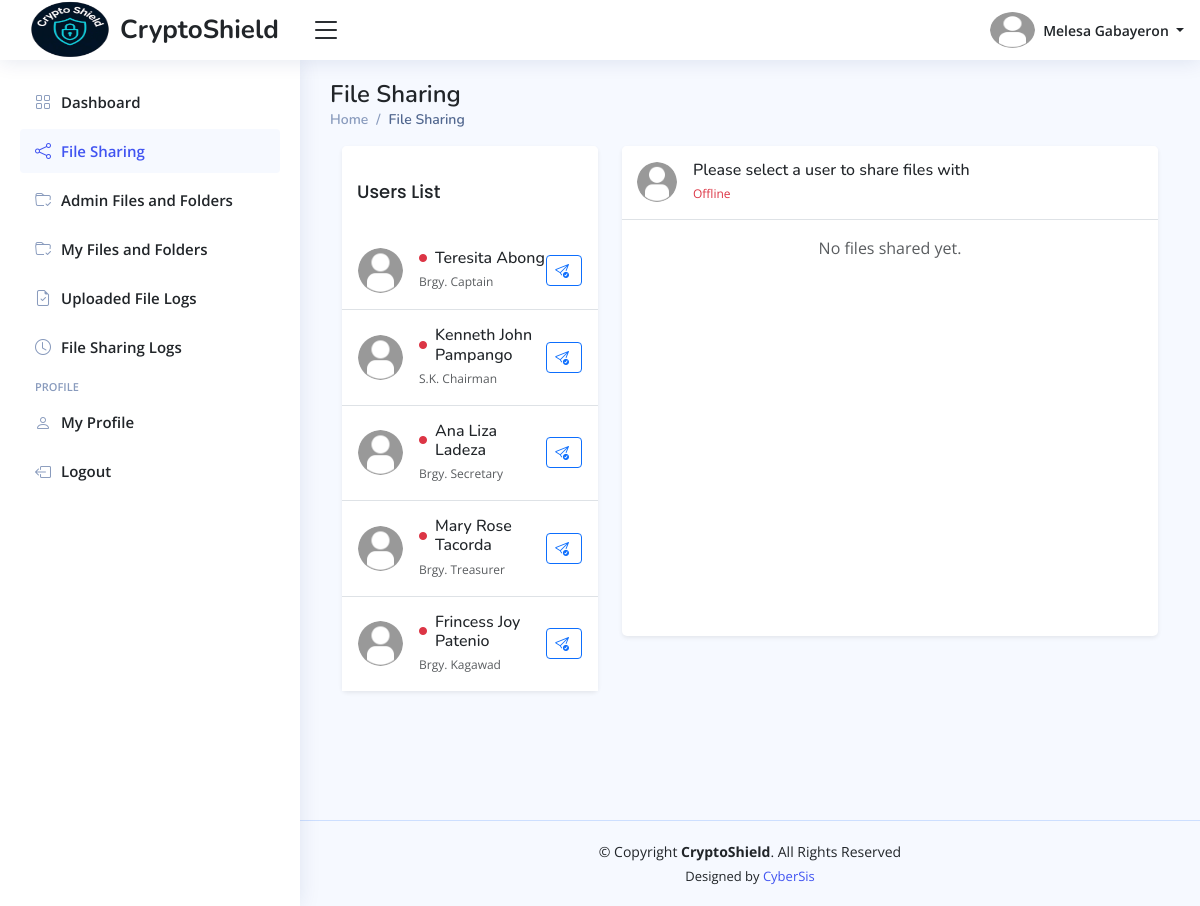
Screenshot of /officials/home.php?page=file-sharing (signed in) with the database file from the repository.
### tables this page shows
CREATE TABLE `officials_info_tbl` (
  `official_id` int(11) NOT NULL,
  `profile_picture` varchar(255) DEFAULT NULL,
  `date_of_birth` date DEFAULT NULL,
  `gender` enum('Male','Female','Others') DEFAULT 'Others',
  `phone_number` varchar(100) NOT NULL,
  `full_address` varchar(255) NOT NULL,
  `updated_at` timestamp NOT NULL DEFAULT current_timestamp() ON UPDATE current_timestamp()
);

CREATE TABLE `officials_accounts_tbl` (
  `official_id` int(11) NOT NULL,
  `first_name` varchar(100) NOT NULL,
  `middle_name` varchar(100) DEFAULT NULL,
  `last_name` varchar(100) NOT NULL,
  `email_address` varchar(150) NOT NULL,
  `official_password` varchar(255) NOT NULL,
  `position` enum('Brgy. Captain','Brgy. Secretary','Brgy. Treasurer','Brgy. Kagawad','S.K. Chairman','S.K. Kagawad') NOT NULL,
  `is_online` enum('Yes','No') DEFAULT 'No',
  `reset_password_token` varchar(255) DEFAULT NULL,
  `password_token_expiry` datetime DEFAULT NULL,
  `created_at` timestamp NOT NULL DEFAULT current_timestamp(),
  `updated_at` timestamp NOT NULL DEFAULT current_timestamp() ON UPDATE current_timestamp(),
  `last_login` timestamp NULL DEFAULT NULL
);

### officials/includes/page-titles.php (called while the page is built)
<?php
    $page_titles = [
        "dashboard" => "$position's Dashboard",
        "admin-files-and-folders" => "Admin Files and Folders", "admin-folder-contents" => "Admin Folder Details",
        "my-files-and-folders" => "My Files and Folders", "my-folder-contents" => "My Folder Details", "folder-contents" => "Folder Contents",
        "officials-accounts" => "Officials Accounts",
        "employee-management" => "Employee Management",
        "user-uploaded-files" => "User Uploaded Files",
        "file-sharing" => "File Sharing",
        "file-sharing-logs" => "File Sharing Logs",
        "user-profile" => "User Profile"
    ];
?>

### officials/pages/file-sharing.php (the view, shortened to what this page needs)
<?php
    if ($_SERVER["REQUEST_METHOD"] === "GET" && isset($_GET["official-id"])) {
    $receiver_official_id = base64_decode($_GET["official-id"], true);
    $receiver_official_id = $receiver_official_id !== false ? trim($receiver_official_id) : null;
        if($receiver_official_id) {
            $get_receiver_data = $conn->prepare("
                SELECT
                    CONCAT(oa.first_name, ' ', oa.last_name) AS receiver,
                    oa.is_online,
                    oi.profile_picture
                FROM officials_accounts_tbl oa
                LEFT JOIN officials_info_tbl oi
                    ON oa.official_id = oi.official_id
                WHERE oa.official_id = :receiver_id
                LIMIT 1
            ");
            $get_receiver_data->execute([":receiver_id" => $receiver_official_id]);
            if ($receiver_data = $get_receiver_data->fetch(PDO::FETCH_OBJ)) {
                $receiver = $receiver_data->receiver;
                $receiver_image = $image_path . (!empty($receiver_data->profile_picture)
                                    ? $receiver_data->profile_picture
                                    : "default-img.png");
                $receiver_status = $receiver_data->is_online;
                $fetch_conversation = $conn->prepare("
                    SELECT
                        fs.*,
                        ofl.file_name,
                        ofl.file_size,
                        ofl.stored_file_name,
                        ofl.processed_file_name
                    FROM file_sharing_tbl fs
                    LEFT JOIN officials_files_tbl ofl
                        ON fs.file_id = ofl.file_id
                    WHERE
                        (fs.sender = :sender AND fs.receiver = :receiver)
                        OR (fs.sender = :receiver2 AND fs.receiver = :sender2)
                    ORDER BY fs.shared_at ASC
                ");
                $fetch_conversation->execute([
                    ":sender"   => $official_id,
                    ":receiver" => $receiver_official_id,
                    ":sender2"   => $official_id,
                    ":receiver2" => $receiver_official_id
                ]);
                $messages = $fetch_conversation->fetchAll(PDO::FETCH_ASSOC);
            } else {
                $receiver = "Unknown User";
                $receiver_image = $image_path . "default-img.png";
                $messages = [];
                $receiver_status = "No";
            }
        }
        else {
            $receiver = "Invalid User ID";
            $receiver_image = $image_path . "default-img.png";
            $messages = [];
            $receiver_status = "No";
        }
    }
    else {
        $receiver = "Please select a user to share files with";
        $receiver_image = $image_path . "default-img.png";
        $messages = [];
        $receiver_status = "No";
    }
?>
<main class="main" id="main">
    <?php
    include_once "includes/pagetitle.php";
    ?>
    <section class="section" id="section">
        <div class="container">
            <div class="row">
                <div class="col-lg-4 col-md-5 mb-3">
                    <div class="card shadow-sm border-0">
                        <div class="card-header bg-white border-0">
                            <h5 class="card-title mb-0"> Users List </h5>
                        </div>
                        <div class="card-body p-0">
                            <ul class="list-group list-group-flush" style="max-height: 70vh; overflow-y: auto;">
                                <?php
                                    $get_users = $conn->prepare("SELECT
                                                                    oa.*,
                                                                    oi.profile_picture
                                                                FROM officials_accounts_tbl oa
                                                                LEFT JOIN officials_info_tbl oi
                                                                ON oa.official_id = oi.official_id
                                                                WHERE oa.official_id != :official_id
                                                                ORDER BY FIELD(oa.position, 'Brgy. Captain', 'S.K. Chairman', 'Brgy. Secretary', 'Brgy. Treasurer', 'Brgy. Kagawad', 'S.K. Kagawad')
                                                                ");
                                    $get_users->execute([":official_id" => $official_id]);
                                    while($users_data = $get_users->fetch()) {
                                        $user_profile_picture = $users_data["profile_picture"];
                                        if(empty($user_profile_picture) || !file_exists($image_path . $user_profile_picture)) {
                                            $user_profile_picture = "default-img.png";
                                        }
                                ?>
                                    <li class="list-group-item d-flex align-items-center user-item <?php echo ($users_data["official_id"] == $receiver_official_id) ? "bg-light border border-secondary" : ""; ?> py-3">
                                        <img src="<?php echo htmlspecialchars($image_path . $user_profile_picture); ?>" alt="Profile Picture" class="rounded-circle me-3" width="45" height="45">
                                        <div class="flex-grow-1">
                                            <h6 class="mb-0 d-flex align-items-center gap-2">
                                                <span class="fw-bold text-<?php echo htmlspecialchars($users_data["is_online"] === "Yes" ? "success" : "danger"); ?>" style="font-size: 8px;">
                                                    <i class="bi bi-circle-fill"></i>
                                                </span>
                                                <?php echo htmlspecialchars($users_data["first_name"] . " " . $users_data["last_name"]); ?>
                                            </h6>
                                            <small class="text-muted" style="font-size: 12px;">
                                                <?php echo htmlspecialchars($users_data["position"]); ?>
                                            </small>
                                        </div>
                                        <a href="home.php?page=file-sharing&official-id=<?php echo htmlspecialchars(base64_encode($users_data["official_id"])); ?>" class="btn btn-sm btn-outline-primary" title="Open Chat">
                                            <i class="bi bi-send-check me-1"></i>
                                        </a>
                                    </li>
                                <?php
                                    }
                                ?>
                            </ul>
                        </div>
                    </div>
                </div>
                <div class="col-lg-8 col-md-7">
                    <div class="card shadow-sm border-0 h-75">
                        <div class="card-header bg-white border-0 d-flex align-items-center border border-bottom">
                            <img src="<?php echo htmlspecialchars($receiver_image); ?>" alt="User Image" class="rounded-circle me-3" width="40" height="40">
                            <div>
                                <h6 class="mb-0 text-dark"> <?php echo htmlspecialchars($receiver); ?> </h6>
                                <small class="text-muted" style="font-size: 12px;">
                                    <?php
                                        if($receiver_status === "Yes") {
                                    ?>
                                        <span class="text-success">
                                            Online
                                        </span>
                                    <?php
                                        } else {
                                    ?>
                                        <span class="text-danger">
                                            Offline
                                        </span>
                                    <?php
                                        }
                                    ?>
                                </small>
                            </div>
                        </div>
                        <div class="card-body p-3" id="chatBox"
                            style="height:calc(100vh - 250px); overflow-y:auto; overflow-x:hidden; display:flex; flex-direction:column;">
                            <?php if (!empty($messages)): ?>
                                <?php foreach ($messages as $msg): ?>
                                    <?php if ($msg['sender'] == $official_id): ?>
                                        <a href="../uploads/user-files/<?php echo htmlspecialchars($msg["stored_file_name"]); ?>" download="<?php echo htmlspecialchars($msg["file_name"]); ?>" class="text-dark" style="font-size: 13px;" title="Click to Download">
                                            <div class="d-flex mb-3 justify-content-end">
                                                <div class="p-3 rounded-3 bg-primary text-white shadow-sm" style="max-width: 75%;">
                                                    <i class="bi bi-file-earmark me-1"></i>
                                                    <?= htmlspecialchars($msg['file_name']) ?><br>
                                                    <small class="text-light">
                                                        <?= $msg['file_size'] ?> mb · Sent <?= format_timestamp($msg['shared_at']); ?>
                                                    </small>
                                                </div>
                                            </div>
                                        </a>
                                    <?php else: ?>
                                        <div class="d-flex gap-0">
                                            <img src="<?php echo htmlspecialchars($receiver_image); ?>" alt="User Image" class="rounded-circle me-1" width="40" height="40" title="<?php echo htmlspecialchars($receiver); ?>" style="cursor: pointer;">
                                            <a href="../uploads/user-files/<?php echo htmlspecialchars($msg["stored_file_name"]); ?>" download="<?php echo htmlspecialchars($msg["file_name"]); ?>" class="text-dark" style="font-size: 13px;" title="Click to Download">
                                                <div class="d-flex mb-3">
                                                    <div class="p-3 rounded-3 bg-light border shadow-sm" style="max-width: 75%;">
                                                        <i class="bi bi-file-earmark me-1"></i>
                                                        <?= htmlspecialchars($msg['file_name']) ?><br>
                                                        <small class="text-muted">
                                                            <?= $msg['file_size'] ?> mb · Received <?= format_timestamp($msg['shared_at']); ?>
                                                        </small>
                                                    </div>
                                                </div>
                                            </a>
                                        </div>
                                    <?php endif; ?>
                                <?php endforeach; ?>
                            <?php else: ?>
                                <div class="text-center text-muted">No files shared yet.</div>
                            <?php endif; ?>
                        </div>
                    </div>
                </div>
            </div>
        </div>
    </section>
</main>

### officials/includes/header.php (shortened to what this page needs)
<header id="header" class="header fixed-top d-flex align-items-center">
    <div class="d-flex align-items-center justify-content-between">
        <a href="home.php?page=dashboard" class="logo d-flex align-items-center">
            <img src="../assets/imgs/logo.png" alt="Logo" width="100">
            <span class="d-none d-lg-block"> CryptoShield </span>
        </a>
        <i class="bi bi-list toggle-sidebar-btn"></i>
    </div>
    <nav class="header-nav ms-auto">
        <ul class="d-flex align-items-center">
            <li class="nav-item dropdown pe-3">
                <a class="nav-link nav-profile d-flex align-items-center pe-0" href="#" data-bs-toggle="dropdown">
                    <img src="<?php echo htmlspecialchars($image_path . $profile_picture); ?>" alt="Profile Image" class="rounded-circle" width="45" height="45">
                    <span class="d-none d-md-block dropdown-toggle ps-2">
                        <?php echo htmlspecialchars($first_name . " " . $last_name); ?>
                    </span>
                </a>
            </li>
        </ul>
    </nav>
</header>

### officials/includes/pagetitle.php (shortened to what this page needs)
<div class="pagetitle">
    <h1>
        <?php echo htmlspecialchars($page_titles[$page_name]); ?>
    </h1>
    <nav>
        <ol class="breadcrumb">
            <li class="breadcrumb-item"><a href="home.php?page=dashboard"> Home </a></li>
            <li class="breadcrumb-item active">
                <?php echo htmlspecialchars($page_titles[$page_name]); ?>
            </li>
        </ol>
    </nav>
</div>

### rows the page displays
officials_info_tbl: official_id.last_name "Melesa Gabayeron", official_id.position "File Sharing"
officials_info_tbl: official_id.last_name "Teresita Abong", official_id.position "Brgy. Captain"
officials_info_tbl: official_id.last_name "Kenneth John Pampango", official_id.position "S.K. Chairman"
officials_info_tbl: official_id.last_name "Ana Liza Ladeza", official_id.position "Brgy. Secretary"
officials_info_tbl: official_id.last_name "Mary Rose Tacorda", official_id.position "Brgy. Treasurer"
officials_info_tbl: official_id.last_name "Frincess Joy Patenio", official_id.position "Brgy. Kagawad"

### other values shown
$receiver "Please select a user to share files with"
